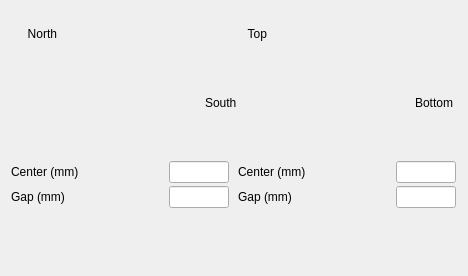
<?xml version="1.0" encoding="UTF-8"?>
<ui version="4.0">
 <class>Form</class>
 <widget class="QWidget" name="Form">
  <property name="geometry">
   <rect>
    <x>0</x>
    <y>0</y>
    <width>468</width>
    <height>276</height>
   </rect>
  </property>
  <property name="sizePolicy">
   <sizepolicy hsizetype="Preferred" vsizetype="Preferred">
    <horstretch>0</horstretch>
    <verstretch>0</verstretch>
   </sizepolicy>
  </property>
  <property name="minimumSize">
   <size>
    <width>300</width>
    <height>150</height>
   </size>
  </property>
  <property name="sizeIncrement">
   <size>
    <width>1</width>
    <height>1</height>
   </size>
  </property>
  <property name="baseSize">
   <size>
    <width>400</width>
    <height>200</height>
   </size>
  </property>
  <property name="windowTitle">
   <string>Form</string>
  </property>
  <layout class="QVBoxLayout" name="main_layout" stretch="0,0,0,0">
   <property name="spacing">
    <number>3</number>
   </property>
   <property name="sizeConstraint">
    <enum>QLayout::SetDefaultConstraint</enum>
   </property>
   <property name="leftMargin">
    <number>5</number>
   </property>
   <property name="topMargin">
    <number>5</number>
   </property>
   <property name="rightMargin">
    <number>5</number>
   </property>
   <property name="bottomMargin">
    <number>5</number>
   </property>
   <item>
    <widget class="TyphosDisplayTitle" name="TyphosDisplayTitle">
     <property name="toolTip">
      <string/>
     </property>
    </widget>
   </item>
   <item>
    <widget class="QFrame" name="frame">
     <property name="sizePolicy">
      <sizepolicy hsizetype="Fixed" vsizetype="Fixed">
       <horstretch>0</horstretch>
       <verstretch>0</verstretch>
      </sizepolicy>
     </property>
     <property name="minimumSize">
      <size>
       <width>470</width>
       <height>150</height>
      </size>
     </property>
     <property name="maximumSize">
      <size>
       <width>470</width>
       <height>150</height>
      </size>
     </property>
     <property name="styleSheet">
      <string notr="true">PyDMLabel {
color: black;
background-color: none;
border-radius: 0px;
}</string>
     </property>
     <property name="frameShape">
      <enum>QFrame::NoFrame</enum>
     </property>
     <property name="frameShadow">
      <enum>QFrame::Plain</enum>
     </property>
     <property name="lineWidth">
      <number>0</number>
     </property>
     <widget class="PyDMScaleIndicator" name="PyDMScaleIndicator_14">
      <property name="geometry">
       <rect>
        <x>334</x>
        <y>-2</y>
        <width>71</width>
        <height>144</height>
       </rect>
      </property>
      <property name="sizePolicy">
       <sizepolicy hsizetype="Expanding" vsizetype="Expanding">
        <horstretch>0</horstretch>
        <verstretch>0</verstretch>
       </sizepolicy>
      </property>
      <property name="toolTip">
       <string/>
      </property>
      <property name="precision" stdset="0">
       <number>3</number>
      </property>
      <property name="precisionFromPV" stdset="0">
       <bool>false</bool>
      </property>
      <property name="channel" stdset="0">
       <string>ca://${prefix}:MMS:BOTTOM.RBV</string>
      </property>
      <property name="showValue" stdset="0">
       <bool>true</bool>
      </property>
      <property name="showLimits" stdset="0">
       <bool>false</bool>
      </property>
      <property name="showTicks" stdset="0">
       <bool>false</bool>
      </property>
      <property name="orientation" stdset="0">
       <enum>Qt::Vertical</enum>
      </property>
      <property name="flipScale" stdset="0">
       <bool>false</bool>
      </property>
      <property name="barIndicator" stdset="0">
       <bool>true</bool>
      </property>
      <property name="backgroundColor" stdset="0">
       <color>
        <red>0</red>
        <green>0</green>
        <blue>0</blue>
       </color>
      </property>
      <property name="indicatorColor" stdset="0">
       <color>
        <red>255</red>
        <green>170</green>
        <blue>0</blue>
       </color>
      </property>
      <property name="scaleHeight" stdset="0">
       <number>80</number>
      </property>
      <property name="valuePosition" stdset="0">
       <enum>Qt::TopEdge</enum>
      </property>
      <property name="originAtZero" stdset="0">
       <bool>false</bool>
      </property>
      <property name="limitsFromChannel" stdset="0">
       <bool>false</bool>
      </property>
      <property name="userLowerLimit" stdset="0">
       <double>-32.000000000000000</double>
      </property>
      <property name="userUpperLimit" stdset="0">
       <double>0.000000000000000</double>
      </property>
     </widget>
     <widget class="PyDMScaleIndicator" name="PyDMScaleIndicator_15">
      <property name="geometry">
       <rect>
        <x>264</x>
        <y>-2</y>
        <width>71</width>
        <height>144</height>
       </rect>
      </property>
      <property name="sizePolicy">
       <sizepolicy hsizetype="Fixed" vsizetype="Fixed">
        <horstretch>0</horstretch>
        <verstretch>0</verstretch>
       </sizepolicy>
      </property>
      <property name="baseSize">
       <size>
        <width>0</width>
        <height>0</height>
       </size>
      </property>
      <property name="toolTip">
       <string/>
      </property>
      <property name="precision" stdset="0">
       <number>3</number>
      </property>
      <property name="precisionFromPV" stdset="0">
       <bool>false</bool>
      </property>
      <property name="channel" stdset="0">
       <string>ca://${prefix}:MMS:TOP.RBV</string>
      </property>
      <property name="showValue" stdset="0">
       <bool>true</bool>
      </property>
      <property name="showLimits" stdset="0">
       <bool>false</bool>
      </property>
      <property name="showTicks" stdset="0">
       <bool>false</bool>
      </property>
      <property name="orientation" stdset="0">
       <enum>Qt::Vertical</enum>
      </property>
      <property name="flipScale" stdset="0">
       <bool>false</bool>
      </property>
      <property name="invertedAppearance" stdset="0">
       <bool>false</bool>
      </property>
      <property name="barIndicator" stdset="0">
       <bool>true</bool>
      </property>
      <property name="backgroundColor" stdset="0">
       <color>
        <red>0</red>
        <green>0</green>
        <blue>0</blue>
       </color>
      </property>
      <property name="indicatorColor" stdset="0">
       <color>
        <red>255</red>
        <green>170</green>
        <blue>0</blue>
       </color>
      </property>
      <property name="scaleHeight" stdset="0">
       <number>80</number>
      </property>
      <property name="valuePosition" stdset="0">
       <enum>Qt::TopEdge</enum>
      </property>
      <property name="originAtZero" stdset="0">
       <bool>true</bool>
      </property>
      <property name="limitsFromChannel" stdset="0">
       <bool>false</bool>
      </property>
      <property name="userLowerLimit" stdset="0">
       <double>-32.000000000000000</double>
      </property>
      <property name="userUpperLimit" stdset="0">
       <double>0.000000000000000</double>
      </property>
     </widget>
     <widget class="PyDMScaleIndicator" name="PyDMScaleIndicator_16">
      <property name="enabled">
       <bool>false</bool>
      </property>
      <property name="geometry">
       <rect>
        <x>54</x>
        <y>-2</y>
        <width>141</width>
        <height>71</height>
       </rect>
      </property>
      <property name="sizePolicy">
       <sizepolicy hsizetype="Expanding" vsizetype="Expanding">
        <horstretch>0</horstretch>
        <verstretch>0</verstretch>
       </sizepolicy>
      </property>
      <property name="toolTip">
       <string/>
      </property>
      <property name="lineWidth">
       <number>1</number>
      </property>
      <property name="midLineWidth">
       <number>0</number>
      </property>
      <property name="precision" stdset="0">
       <number>3</number>
      </property>
      <property name="precisionFromPV" stdset="0">
       <bool>false</bool>
      </property>
      <property name="channel" stdset="0">
       <string>ca://${prefix}:MMS:NORTH.RBV</string>
      </property>
      <property name="showValue" stdset="0">
       <bool>true</bool>
      </property>
      <property name="showLimits" stdset="0">
       <bool>false</bool>
      </property>
      <property name="showTicks" stdset="0">
       <bool>false</bool>
      </property>
      <property name="orientation" stdset="0">
       <enum>Qt::Horizontal</enum>
      </property>
      <property name="flipScale" stdset="0">
       <bool>false</bool>
      </property>
      <property name="invertedAppearance" stdset="0">
       <bool>true</bool>
      </property>
      <property name="barIndicator" stdset="0">
       <bool>true</bool>
      </property>
      <property name="backgroundColor" stdset="0">
       <color>
        <red>0</red>
        <green>0</green>
        <blue>0</blue>
       </color>
      </property>
      <property name="indicatorColor" stdset="0">
       <color>
        <red>255</red>
        <green>170</green>
        <blue>0</blue>
       </color>
      </property>
      <property name="scaleHeight" stdset="0">
       <number>80</number>
      </property>
      <property name="originAtZero" stdset="0">
       <bool>true</bool>
      </property>
      <property name="limitsFromChannel" stdset="0">
       <bool>false</bool>
      </property>
      <property name="userLowerLimit" stdset="0">
       <double>-32.000000000000000</double>
      </property>
      <property name="userUpperLimit" stdset="0">
       <double>0.000000000000000</double>
      </property>
     </widget>
     <widget class="PyDMScaleIndicator" name="PyDMScaleIndicator_17">
      <property name="enabled">
       <bool>false</bool>
      </property>
      <property name="geometry">
       <rect>
        <x>54</x>
        <y>68</y>
        <width>141</width>
        <height>71</height>
       </rect>
      </property>
      <property name="toolTip">
       <string/>
      </property>
      <property name="precision" stdset="0">
       <number>3</number>
      </property>
      <property name="precisionFromPV" stdset="0">
       <bool>false</bool>
      </property>
      <property name="channel" stdset="0">
       <string>ca://${prefix}:MMS:SOUTH.RBV</string>
      </property>
      <property name="showValue" stdset="0">
       <bool>true</bool>
      </property>
      <property name="showLimits" stdset="0">
       <bool>false</bool>
      </property>
      <property name="showTicks" stdset="0">
       <bool>false</bool>
      </property>
      <property name="orientation" stdset="0">
       <enum>Qt::Horizontal</enum>
      </property>
      <property name="flipScale" stdset="0">
       <bool>false</bool>
      </property>
      <property name="invertedAppearance" stdset="0">
       <bool>true</bool>
      </property>
      <property name="barIndicator" stdset="0">
       <bool>true</bool>
      </property>
      <property name="backgroundColor" stdset="0">
       <color>
        <red>0</red>
        <green>0</green>
        <blue>0</blue>
       </color>
      </property>
      <property name="indicatorColor" stdset="0">
       <color>
        <red>255</red>
        <green>170</green>
        <blue>0</blue>
       </color>
      </property>
      <property name="scaleHeight" stdset="0">
       <number>80</number>
      </property>
      <property name="valuePosition" stdset="0">
       <enum>Qt::TopEdge</enum>
      </property>
      <property name="limitsFromChannel" stdset="0">
       <bool>false</bool>
      </property>
      <property name="userLowerLimit" stdset="0">
       <double>-32.000000000000000</double>
      </property>
      <property name="userUpperLimit" stdset="0">
       <double>0.000000000000000</double>
      </property>
     </widget>
     <widget class="QLabel" name="label_5">
      <property name="geometry">
       <rect>
        <x>4</x>
        <y>18</y>
        <width>48</width>
        <height>16</height>
       </rect>
      </property>
      <property name="text">
       <string>North</string>
      </property>
      <property name="alignment">
       <set>Qt::AlignRight|Qt::AlignTrailing|Qt::AlignVCenter</set>
      </property>
     </widget>
     <widget class="QLabel" name="label_6">
      <property name="geometry">
       <rect>
        <x>200</x>
        <y>88</y>
        <width>47</width>
        <height>14</height>
       </rect>
      </property>
      <property name="text">
       <string>South</string>
      </property>
     </widget>
     <widget class="QLabel" name="label_7">
      <property name="geometry">
       <rect>
        <x>224</x>
        <y>18</y>
        <width>38</width>
        <height>16</height>
       </rect>
      </property>
      <property name="text">
       <string>Top</string>
      </property>
      <property name="alignment">
       <set>Qt::AlignRight|Qt::AlignTrailing|Qt::AlignVCenter</set>
      </property>
     </widget>
     <widget class="QLabel" name="label_8">
      <property name="geometry">
       <rect>
        <x>410</x>
        <y>88</y>
        <width>47</width>
        <height>14</height>
       </rect>
      </property>
      <property name="text">
       <string>Bottom</string>
      </property>
     </widget>
     <widget class="PyDMLabel" name="PyDMLabel_20">
      <property name="geometry">
       <rect>
        <x>-17</x>
        <y>31</y>
        <width>75</width>
        <height>21</height>
       </rect>
      </property>
      <property name="sizePolicy">
       <sizepolicy hsizetype="Fixed" vsizetype="Fixed">
        <horstretch>0</horstretch>
        <verstretch>0</verstretch>
       </sizepolicy>
      </property>
      <property name="minimumSize">
       <size>
        <width>75</width>
        <height>0</height>
       </size>
      </property>
      <property name="toolTip">
       <string/>
      </property>
      <property name="whatsThis">
       <string/>
      </property>
      <property name="layoutDirection">
       <enum>Qt::RightToLeft</enum>
      </property>
      <property name="alignment">
       <set>Qt::AlignRight|Qt::AlignTrailing|Qt::AlignVCenter</set>
      </property>
      <property name="showUnits" stdset="0">
       <bool>true</bool>
      </property>
      <property name="channel" stdset="0">
       <string>ca://${prefix}:NORTH:RTD:01:TEMP_RBV</string>
      </property>
      <property name="displayFormat" stdset="0">
       <enum>PyDMLabel::Decimal</enum>
      </property>
     </widget>
     <widget class="PyDMLabel" name="PyDMLabel_21">
      <property name="geometry">
       <rect>
        <x>-17</x>
        <y>48</y>
        <width>75</width>
        <height>21</height>
       </rect>
      </property>
      <property name="sizePolicy">
       <sizepolicy hsizetype="Fixed" vsizetype="Fixed">
        <horstretch>0</horstretch>
        <verstretch>0</verstretch>
       </sizepolicy>
      </property>
      <property name="minimumSize">
       <size>
        <width>75</width>
        <height>0</height>
       </size>
      </property>
      <property name="toolTip">
       <string/>
      </property>
      <property name="whatsThis">
       <string/>
      </property>
      <property name="layoutDirection">
       <enum>Qt::RightToLeft</enum>
      </property>
      <property name="alignment">
       <set>Qt::AlignRight|Qt::AlignTrailing|Qt::AlignVCenter</set>
      </property>
      <property name="showUnits" stdset="0">
       <bool>true</bool>
      </property>
      <property name="channel" stdset="0">
       <string>ca://${prefix}:NORTH:RTD:02:TEMP_RBV</string>
      </property>
      <property name="displayFormat" stdset="0">
       <enum>PyDMLabel::Decimal</enum>
      </property>
     </widget>
     <widget class="PyDMLabel" name="PyDMLabel_22">
      <property name="geometry">
       <rect>
        <x>196</x>
        <y>118</y>
        <width>75</width>
        <height>21</height>
       </rect>
      </property>
      <property name="sizePolicy">
       <sizepolicy hsizetype="Fixed" vsizetype="Fixed">
        <horstretch>0</horstretch>
        <verstretch>0</verstretch>
       </sizepolicy>
      </property>
      <property name="minimumSize">
       <size>
        <width>75</width>
        <height>0</height>
       </size>
      </property>
      <property name="toolTip">
       <string/>
      </property>
      <property name="whatsThis">
       <string/>
      </property>
      <property name="layoutDirection">
       <enum>Qt::RightToLeft</enum>
      </property>
      <property name="showUnits" stdset="0">
       <bool>true</bool>
      </property>
      <property name="channel" stdset="0">
       <string>ca://${prefix}:SOUTH:RTD:02:TEMP_RBV</string>
      </property>
      <property name="displayFormat" stdset="0">
       <enum>PyDMLabel::Decimal</enum>
      </property>
     </widget>
     <widget class="PyDMLabel" name="PyDMLabel_23">
      <property name="geometry">
       <rect>
        <x>196</x>
        <y>101</y>
        <width>75</width>
        <height>21</height>
       </rect>
      </property>
      <property name="sizePolicy">
       <sizepolicy hsizetype="Fixed" vsizetype="Fixed">
        <horstretch>0</horstretch>
        <verstretch>0</verstretch>
       </sizepolicy>
      </property>
      <property name="minimumSize">
       <size>
        <width>75</width>
        <height>0</height>
       </size>
      </property>
      <property name="toolTip">
       <string/>
      </property>
      <property name="whatsThis">
       <string/>
      </property>
      <property name="layoutDirection">
       <enum>Qt::RightToLeft</enum>
      </property>
      <property name="showUnits" stdset="0">
       <bool>true</bool>
      </property>
      <property name="channel" stdset="0">
       <string>ca://${prefix}:SOUTH:RTD:01:TEMP_RBV</string>
      </property>
      <property name="displayFormat" stdset="0">
       <enum>PyDMLabel::Decimal</enum>
      </property>
     </widget>
     <widget class="PyDMLabel" name="PyDMLabel_24">
      <property name="geometry">
       <rect>
        <x>192</x>
        <y>48</y>
        <width>75</width>
        <height>21</height>
       </rect>
      </property>
      <property name="sizePolicy">
       <sizepolicy hsizetype="Fixed" vsizetype="Fixed">
        <horstretch>0</horstretch>
        <verstretch>0</verstretch>
       </sizepolicy>
      </property>
      <property name="minimumSize">
       <size>
        <width>75</width>
        <height>0</height>
       </size>
      </property>
      <property name="toolTip">
       <string/>
      </property>
      <property name="whatsThis">
       <string/>
      </property>
      <property name="layoutDirection">
       <enum>Qt::RightToLeft</enum>
      </property>
      <property name="alignment">
       <set>Qt::AlignRight|Qt::AlignTrailing|Qt::AlignVCenter</set>
      </property>
      <property name="showUnits" stdset="0">
       <bool>true</bool>
      </property>
      <property name="channel" stdset="0">
       <string>ca://${prefix}:TOP:RTD:02:TEMP_RBV</string>
      </property>
      <property name="displayFormat" stdset="0">
       <enum>PyDMLabel::Decimal</enum>
      </property>
     </widget>
     <widget class="PyDMLabel" name="PyDMLabel_25">
      <property name="geometry">
       <rect>
        <x>192</x>
        <y>31</y>
        <width>75</width>
        <height>21</height>
       </rect>
      </property>
      <property name="sizePolicy">
       <sizepolicy hsizetype="Fixed" vsizetype="Fixed">
        <horstretch>0</horstretch>
        <verstretch>0</verstretch>
       </sizepolicy>
      </property>
      <property name="minimumSize">
       <size>
        <width>75</width>
        <height>0</height>
       </size>
      </property>
      <property name="toolTip">
       <string/>
      </property>
      <property name="whatsThis">
       <string/>
      </property>
      <property name="layoutDirection">
       <enum>Qt::RightToLeft</enum>
      </property>
      <property name="alignment">
       <set>Qt::AlignRight|Qt::AlignTrailing|Qt::AlignVCenter</set>
      </property>
      <property name="showUnits" stdset="0">
       <bool>true</bool>
      </property>
      <property name="channel" stdset="0">
       <string>ca://${prefix}:TOP:RTD:01:TEMP_RBV</string>
      </property>
      <property name="displayFormat" stdset="0">
       <enum>PyDMLabel::Decimal</enum>
      </property>
     </widget>
     <widget class="PyDMLabel" name="PyDMLabel_26">
      <property name="geometry">
       <rect>
        <x>406</x>
        <y>118</y>
        <width>75</width>
        <height>21</height>
       </rect>
      </property>
      <property name="sizePolicy">
       <sizepolicy hsizetype="Fixed" vsizetype="Fixed">
        <horstretch>0</horstretch>
        <verstretch>0</verstretch>
       </sizepolicy>
      </property>
      <property name="minimumSize">
       <size>
        <width>75</width>
        <height>0</height>
       </size>
      </property>
      <property name="toolTip">
       <string/>
      </property>
      <property name="whatsThis">
       <string/>
      </property>
      <property name="layoutDirection">
       <enum>Qt::RightToLeft</enum>
      </property>
      <property name="showUnits" stdset="0">
       <bool>true</bool>
      </property>
      <property name="channel" stdset="0">
       <string>ca://${prefix}:BOTTOM:RTD:02:TEMP_RBV</string>
      </property>
      <property name="displayFormat" stdset="0">
       <enum>PyDMLabel::Decimal</enum>
      </property>
     </widget>
     <widget class="PyDMLabel" name="PyDMLabel_27">
      <property name="geometry">
       <rect>
        <x>406</x>
        <y>101</y>
        <width>75</width>
        <height>21</height>
       </rect>
      </property>
      <property name="sizePolicy">
       <sizepolicy hsizetype="Fixed" vsizetype="Fixed">
        <horstretch>0</horstretch>
        <verstretch>0</verstretch>
       </sizepolicy>
      </property>
      <property name="minimumSize">
       <size>
        <width>75</width>
        <height>0</height>
       </size>
      </property>
      <property name="toolTip">
       <string/>
      </property>
      <property name="whatsThis">
       <string/>
      </property>
      <property name="layoutDirection">
       <enum>Qt::RightToLeft</enum>
      </property>
      <property name="showUnits" stdset="0">
       <bool>true</bool>
      </property>
      <property name="channel" stdset="0">
       <string>ca://${prefix}:BOTTOM:RTD:01:TEMP_RBV</string>
      </property>
      <property name="displayFormat" stdset="0">
       <enum>PyDMLabel::Decimal</enum>
      </property>
     </widget>
    </widget>
   </item>
   <item>
    <layout class="QGridLayout" name="gridLayout">
     <property name="topMargin">
      <number>0</number>
     </property>
     <item row="0" column="2">
      <widget class="PyDMLineEdit" name="PyDMLineEdit_23">
       <property name="sizePolicy">
        <sizepolicy hsizetype="Minimum" vsizetype="Minimum">
         <horstretch>0</horstretch>
         <verstretch>0</verstretch>
        </sizepolicy>
       </property>
       <property name="maximumSize">
        <size>
         <width>60</width>
         <height>16777215</height>
        </size>
       </property>
       <property name="toolTip">
        <string/>
       </property>
       <property name="precision" stdset="0">
        <number>3</number>
       </property>
       <property name="precisionFromPV" stdset="0">
        <bool>false</bool>
       </property>
       <property name="channel" stdset="0">
        <string>ca://${prefix}:XCEN_REQ</string>
       </property>
      </widget>
     </item>
     <item row="1" column="2">
      <widget class="PyDMLineEdit" name="PyDMLineEdit_24">
       <property name="sizePolicy">
        <sizepolicy hsizetype="Minimum" vsizetype="Minimum">
         <horstretch>0</horstretch>
         <verstretch>0</verstretch>
        </sizepolicy>
       </property>
       <property name="maximumSize">
        <size>
         <width>60</width>
         <height>16777215</height>
        </size>
       </property>
       <property name="toolTip">
        <string/>
       </property>
       <property name="precision" stdset="0">
        <number>3</number>
       </property>
       <property name="precisionFromPV" stdset="0">
        <bool>false</bool>
       </property>
       <property name="channel" stdset="0">
        <string>ca://${prefix}:XWID_REQ</string>
       </property>
      </widget>
     </item>
     <item row="1" column="0">
      <widget class="QLabel" name="label_10">
       <property name="sizePolicy">
        <sizepolicy hsizetype="Minimum" vsizetype="Minimum">
         <horstretch>0</horstretch>
         <verstretch>0</verstretch>
        </sizepolicy>
       </property>
       <property name="maximumSize">
        <size>
         <width>80</width>
         <height>16777215</height>
        </size>
       </property>
       <property name="text">
        <string>Gap (mm)</string>
       </property>
       <property name="margin">
        <number>0</number>
       </property>
       <property name="indent">
        <number>5</number>
       </property>
      </widget>
     </item>
     <item row="0" column="1">
      <widget class="PyDMLabel" name="PyDMLabel_47">
       <property name="sizePolicy">
        <sizepolicy hsizetype="Minimum" vsizetype="Minimum">
         <horstretch>0</horstretch>
         <verstretch>0</verstretch>
        </sizepolicy>
       </property>
       <property name="minimumSize">
        <size>
         <width>75</width>
         <height>0</height>
        </size>
       </property>
       <property name="maximumSize">
        <size>
         <width>60</width>
         <height>16777215</height>
        </size>
       </property>
       <property name="toolTip">
        <string/>
       </property>
       <property name="whatsThis">
        <string/>
       </property>
       <property name="precision" stdset="0">
        <number>3</number>
       </property>
       <property name="precisionFromPV" stdset="0">
        <bool>false</bool>
       </property>
       <property name="channel" stdset="0">
        <string>ca://${prefix}:ACTUAL_XCENTER_RBV</string>
       </property>
       <property name="displayFormat" stdset="0">
        <enum>PyDMLabel::Decimal</enum>
       </property>
      </widget>
     </item>
     <item row="0" column="0">
      <widget class="QLabel" name="label_9">
       <property name="sizePolicy">
        <sizepolicy hsizetype="Minimum" vsizetype="Minimum">
         <horstretch>0</horstretch>
         <verstretch>0</verstretch>
        </sizepolicy>
       </property>
       <property name="maximumSize">
        <size>
         <width>80</width>
         <height>16777215</height>
        </size>
       </property>
       <property name="text">
        <string>Center (mm)</string>
       </property>
       <property name="margin">
        <number>0</number>
       </property>
       <property name="indent">
        <number>5</number>
       </property>
      </widget>
     </item>
     <item row="0" column="5">
      <widget class="PyDMLineEdit" name="PyDMLineEdit_7">
       <property name="sizePolicy">
        <sizepolicy hsizetype="Minimum" vsizetype="Minimum">
         <horstretch>0</horstretch>
         <verstretch>0</verstretch>
        </sizepolicy>
       </property>
       <property name="maximumSize">
        <size>
         <width>60</width>
         <height>16777215</height>
        </size>
       </property>
       <property name="toolTip">
        <string/>
       </property>
       <property name="precision" stdset="0">
        <number>3</number>
       </property>
       <property name="precisionFromPV" stdset="0">
        <bool>false</bool>
       </property>
       <property name="channel" stdset="0">
        <string>ca://${prefix}:YCEN_REQ</string>
       </property>
      </widget>
     </item>
     <item row="1" column="5">
      <widget class="PyDMLineEdit" name="PyDMLineEdit_8">
       <property name="sizePolicy">
        <sizepolicy hsizetype="Minimum" vsizetype="Minimum">
         <horstretch>0</horstretch>
         <verstretch>0</verstretch>
        </sizepolicy>
       </property>
       <property name="maximumSize">
        <size>
         <width>60</width>
         <height>16777215</height>
        </size>
       </property>
       <property name="toolTip">
        <string/>
       </property>
       <property name="precision" stdset="0">
        <number>3</number>
       </property>
       <property name="precisionFromPV" stdset="0">
        <bool>false</bool>
       </property>
       <property name="channel" stdset="0">
        <string>ca://${prefix}:YWID_REQ</string>
       </property>
      </widget>
     </item>
     <item row="1" column="4">
      <widget class="PyDMLabel" name="PyDMLabel_46">
       <property name="sizePolicy">
        <sizepolicy hsizetype="Minimum" vsizetype="Minimum">
         <horstretch>0</horstretch>
         <verstretch>0</verstretch>
        </sizepolicy>
       </property>
       <property name="minimumSize">
        <size>
         <width>75</width>
         <height>0</height>
        </size>
       </property>
       <property name="maximumSize">
        <size>
         <width>60</width>
         <height>16777215</height>
        </size>
       </property>
       <property name="toolTip">
        <string/>
       </property>
       <property name="whatsThis">
        <string/>
       </property>
       <property name="precision" stdset="0">
        <number>3</number>
       </property>
       <property name="precisionFromPV" stdset="0">
        <bool>false</bool>
       </property>
       <property name="channel" stdset="0">
        <string>ca://${prefix}:ACTUAL_YWIDTH_RBV</string>
       </property>
       <property name="displayFormat" stdset="0">
        <enum>PyDMLabel::Decimal</enum>
       </property>
      </widget>
     </item>
     <item row="1" column="1">
      <widget class="PyDMLabel" name="PyDMLabel_48">
       <property name="sizePolicy">
        <sizepolicy hsizetype="Minimum" vsizetype="Minimum">
         <horstretch>0</horstretch>
         <verstretch>0</verstretch>
        </sizepolicy>
       </property>
       <property name="minimumSize">
        <size>
         <width>75</width>
         <height>0</height>
        </size>
       </property>
       <property name="maximumSize">
        <size>
         <width>60</width>
         <height>16777215</height>
        </size>
       </property>
       <property name="toolTip">
        <string/>
       </property>
       <property name="whatsThis">
        <string/>
       </property>
       <property name="precision" stdset="0">
        <number>3</number>
       </property>
       <property name="precisionFromPV" stdset="0">
        <bool>false</bool>
       </property>
       <property name="channel" stdset="0">
        <string>ca://${prefix}:ACTUAL_XWIDTH_RBV</string>
       </property>
       <property name="displayFormat" stdset="0">
        <enum>PyDMLabel::Decimal</enum>
       </property>
      </widget>
     </item>
     <item row="0" column="4">
      <widget class="PyDMLabel" name="PyDMLabel_45">
       <property name="sizePolicy">
        <sizepolicy hsizetype="Minimum" vsizetype="Minimum">
         <horstretch>0</horstretch>
         <verstretch>0</verstretch>
        </sizepolicy>
       </property>
       <property name="minimumSize">
        <size>
         <width>75</width>
         <height>0</height>
        </size>
       </property>
       <property name="maximumSize">
        <size>
         <width>60</width>
         <height>16777215</height>
        </size>
       </property>
       <property name="toolTip">
        <string/>
       </property>
       <property name="whatsThis">
        <string/>
       </property>
       <property name="precision" stdset="0">
        <number>3</number>
       </property>
       <property name="precisionFromPV" stdset="0">
        <bool>false</bool>
       </property>
       <property name="channel" stdset="0">
        <string>ca://${prefix}:ACTUAL_YCENTER_RBV</string>
       </property>
       <property name="displayFormat" stdset="0">
        <enum>PyDMLabel::Decimal</enum>
       </property>
      </widget>
     </item>
     <item row="0" column="3">
      <widget class="QLabel" name="label_11">
       <property name="sizePolicy">
        <sizepolicy hsizetype="Minimum" vsizetype="Minimum">
         <horstretch>0</horstretch>
         <verstretch>0</verstretch>
        </sizepolicy>
       </property>
       <property name="maximumSize">
        <size>
         <width>80</width>
         <height>16777215</height>
        </size>
       </property>
       <property name="text">
        <string>Center (mm)</string>
       </property>
       <property name="margin">
        <number>0</number>
       </property>
       <property name="indent">
        <number>5</number>
       </property>
      </widget>
     </item>
     <item row="1" column="3">
      <widget class="QLabel" name="label_12">
       <property name="sizePolicy">
        <sizepolicy hsizetype="Minimum" vsizetype="Minimum">
         <horstretch>0</horstretch>
         <verstretch>0</verstretch>
        </sizepolicy>
       </property>
       <property name="maximumSize">
        <size>
         <width>80</width>
         <height>16777215</height>
        </size>
       </property>
       <property name="text">
        <string>Gap (mm)</string>
       </property>
       <property name="margin">
        <number>0</number>
       </property>
       <property name="indent">
        <number>5</number>
       </property>
      </widget>
     </item>
    </layout>
   </item>
   <item>
    <spacer name="verticalSpacer_2">
     <property name="orientation">
      <enum>Qt::Vertical</enum>
     </property>
     <property name="sizeHint" stdset="0">
      <size>
       <width>20</width>
       <height>40</height>
      </size>
     </property>
    </spacer>
   </item>
  </layout>
 </widget>
 <customwidgets>
  <customwidget>
   <class>TyphosDisplayTitle</class>
   <extends>QFrame</extends>
   <header>typhos.display</header>
  </customwidget>
  <customwidget>
   <class>PyDMLabel</class>
   <extends>QLabel</extends>
   <header>pydm.widgets.label</header>
  </customwidget>
  <customwidget>
   <class>PyDMLineEdit</class>
   <extends>QLineEdit</extends>
   <header>pydm.widgets.line_edit</header>
  </customwidget>
  <customwidget>
   <class>PyDMScaleIndicator</class>
   <extends>QFrame</extends>
   <header>pydm.widgets.scale</header>
  </customwidget>
 </customwidgets>
 <resources/>
 <connections/>
</ui>
